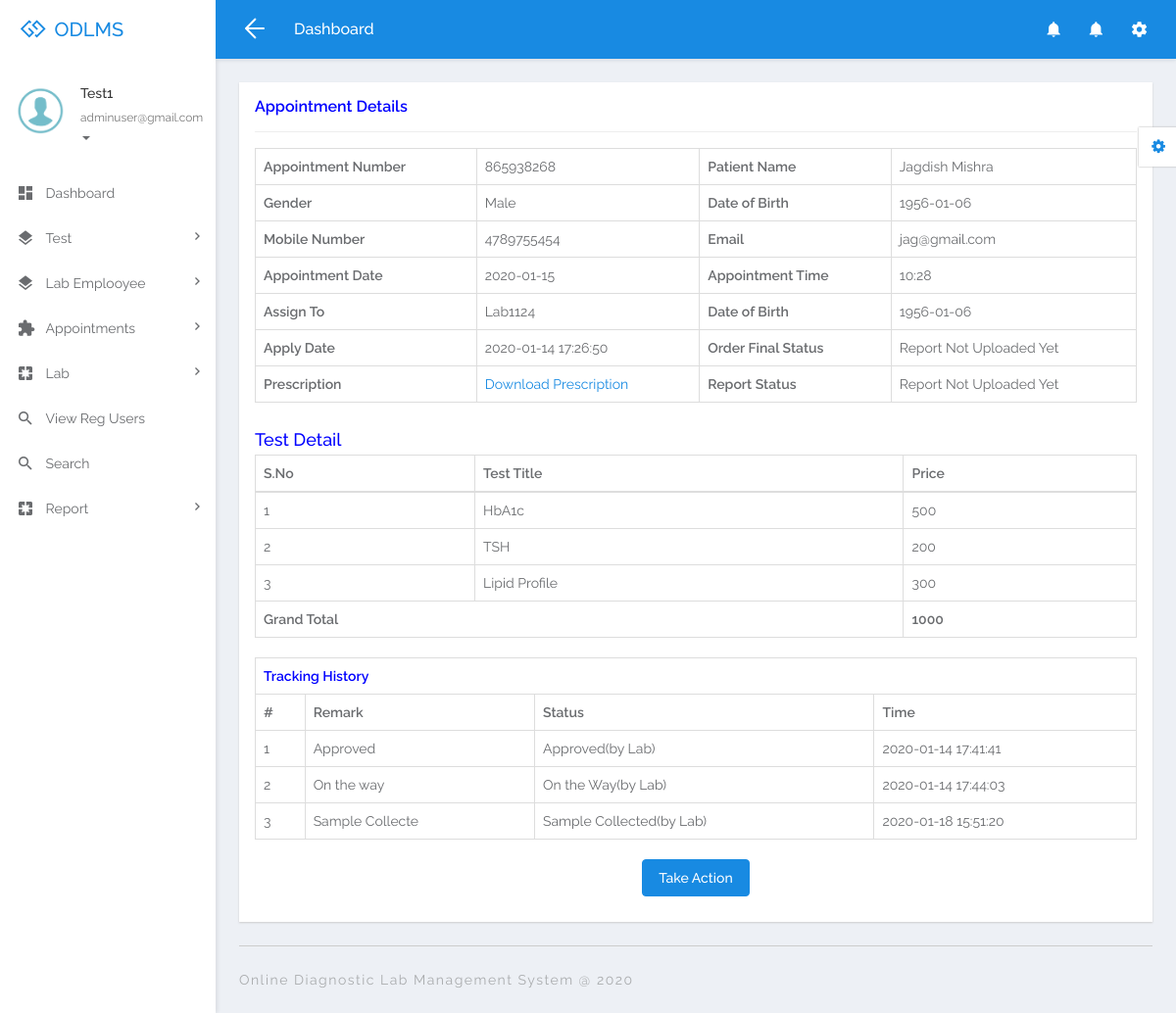
Page /odlms/admin/view-samplereceived-detail.php?editid=1&&aptid=865938268 (signed in) on the committed database.
### tables this page shows
CREATE TABLE `tblappointment` (
  `ID` int(10) NOT NULL,
  `UserID` int(10) NOT NULL,
  `AppointmentNumber` varchar(50) DEFAULT NULL,
  `PatientName` varchar(120) DEFAULT NULL,
  `Gender` varchar(50) DEFAULT NULL,
  `DOB` varchar(200) DEFAULT NULL,
  `MobileNumber` bigint(10) DEFAULT NULL,
  `Email` varchar(200) DEFAULT NULL,
  `AppointmentDate` varchar(200) DEFAULT NULL,
  `AppointmentTime` varchar(80) DEFAULT NULL,
  `Prescription` varchar(200) DEFAULT NULL,
  `PostDate` timestamp NULL DEFAULT current_timestamp(),
  `Status` varchar(50) DEFAULT NULL,
  `AssignTo` varchar(200) DEFAULT NULL,
  `Remark` varchar(100) DEFAULT NULL,
  `UpdationDate` timestamp NOT NULL DEFAULT current_timestamp(),
  `Report` varchar(200) DEFAULT NULL,
  `ReportUploadedDate` timestamp NULL DEFAULT NULL ON UPDATE current_timestamp()
);

CREATE TABLE `tbllabtest` (
  `ID` int(10) NOT NULL,
  `TestTitle` varchar(200) DEFAULT NULL,
  `TestDescription` mediumtext DEFAULT NULL,
  `TestInterpretation` mediumtext DEFAULT NULL,
  `Price` varchar(150) DEFAULT NULL,
  `UpdationDate` timestamp NULL DEFAULT current_timestamp()
);

CREATE TABLE `tbltracking` (
  `ID` int(10) NOT NULL,
  `AppointmentNumeber` varchar(50) DEFAULT NULL,
  `Remark` varchar(100) DEFAULT NULL,
  `Status` varchar(120) DEFAULT NULL,
  `OrderCanclledByUser` int(10) DEFAULT NULL,
  `UpdationDate` timestamp NULL DEFAULT current_timestamp() ON UPDATE current_timestamp()
);

### odlms/admin/view-samplereceived-detail.php (the view, shortened to what this page needs)
<?php
if (strlen($_SESSION['odlmsaid']==0)) {
  header('location:logout.php');
  } else{
  ?>
<!DOCTYPE html>
<html lang="en">
<head>
	<link rel="stylesheet" href="libs/bower/font-awesome/css/font-awesome.min.css">
	<link rel="stylesheet" href="libs/bower/material-design-iconic-font/dist/css/material-design-iconic-font.css">
	<link rel="stylesheet" href="libs/bower/animate.css/animate.min.css">
	<link rel="stylesheet" href="libs/bower/fullcalendar/dist/fullcalendar.min.css">
	<link rel="stylesheet" href="libs/bower/perfect-scrollbar/css/perfect-scrollbar.css">
	<link rel="stylesheet" href="assets/css/bootstrap.css">
	<link rel="stylesheet" href="assets/css/core.css">
	<link rel="stylesheet" href="assets/css/app.css">
</head>
<body class="menubar-left menubar-unfold menubar-light theme-primary">
<?php include_once('includes/header.php');?>
<?php include_once('includes/sidebar.php');?>
<main id="app-main" class="app-main">
  <div class="wrap">
	<section class="app-content">
		<div class="row">
			<div class="col-md-12">
				<div class="widget">
					<header class="widget-header">
						<h4 class="widget-title" style="color: blue">Appointment Details</h4>
					</header>
					<hr class="widget-separator">
					<div class="widget-body">
						<div class="table-responsive">
							<?php
                  $eid=$_GET['editid'];
$sql="SELECT * from tblappointment  where ID=:eid";
$query = $dbh -> prepare($sql);
$query-> bindParam(':eid', $eid, PDO::PARAM_STR);
$query->execute();
$results=$query->fetchAll(PDO::FETCH_OBJ);
$cnt=1;
if($query->rowCount() > 0)
{
foreach($results as $row)
{               ?>
							<table border="1" class="table table-bordered mg-b-0">
                                            <tr>
    <th>Appointment Number</th>
    <td><?php  echo $aptno=($row->AppointmentNumber);?></td>
    <th>Patient Name</th>
    <td><?php  echo $row->PatientName;?></td>
  </tr>
  <tr>
    <th>Gender</th>
    <td><?php  echo $row->Gender;?></td>
    <th>Date of Birth</th>
    <td><?php  echo $row->DOB;?></td>
  </tr>
  <tr>
    <th>Mobile Number</th>
    <td><?php  echo $row->MobileNumber;?></td>
    <th>Email</th>
    <td><?php  echo $row->Email;?></td>
  </tr>
   <tr>
    <th>Appointment Date</th>
    <td><?php  echo $row->AppointmentDate;?></td>
    <th>Appointment Time</th>
    <td><?php  echo $row->AppointmentTime;?></td>
  </tr>
   <tr>
    <th >Assign To</th>
    <?php if($row->AssignTo==""){ ?>
                     <td><?php echo "Not Updated Yet"; ?></td>
<?php } else { ?>                  <td><?php  echo htmlentities($row->AssignTo);?>
                  </td>
                  <?php } ?>
    <th>Date of Birth</th>
    <td><?php  echo $row->DOB;?></td>
  </tr>
  <tr>
    <th>Apply Date</th>
    <td><?php  echo $row->PostDate;?></td>
     <th>Order Final Status</th>
    <td colspan="4"> <?php  $status=$row->Status;
if($row->Status=="Delivered to Lab")
{
  echo "Report Not Uploaded Yet";
}
     ;?></td>
  </tr>
   <tr>
<th >Prescription</th>
    <td><a href="../user/images/<?php echo $row->Prescription;?>" target="_blank">Download Prescription</a></td>
<th >Report Status</th>
    <?php if($row->Status=="Report Uploaded"){ ?>
<td>
  <a href="images/<?php echo $row->Report;?>" target="_blank" width="200" height="150">Download Report</a>
</td>
<?php } else { ?>                  <td><?php  echo "Report Not Uploaded Yet";?>
                  </td>
                  <?php } ?>
  </tr>
<?php $cnt=$cnt+1;}} ?>
</table>
<br>
<h4 style="color: blue">Test Detail</h4>
<?php
   $aptid=$_GET['aptid'];
$sql="SELECT tbllabtest.TestTitle,tbllabtest.TestDescription,tbllabtest.TestInterpretation,tbllabtest.Price,tblappointment.UserID,tblappointment.AppointmentNumber,  tbltestrequest.AppointmentNumber, tbltestrequest.TestID from tblappointment join tbltestrequest on tblappointment.AppointmentNumber= tbltestrequest.AppointmentNumber join tbllabtest on tbllabtest.ID=tbltestrequest.TestID  where tbltestrequest.AppointmentNumber=:aptid";
$query = $dbh -> prepare($sql);
$query-> bindParam(':aptid', $aptid, PDO::PARAM_STR);
$query->execute();
$results=$query->fetchAll(PDO::FETCH_OBJ);
$cnt=1;
if($query->rowCount() > 0)
{
            ?>
							<table border="1" class="table table-bordered mg-b-0">
								<thead>
									<tr>
										<th>S.No</th>
										<th>Test Title</th>
										<th>Price</th>
									</tr>
								</thead>
								<?php
								foreach($results as $row)
{   ?>
                                            <tr>
    <td><?php echo htmlentities($cnt);?></td>
    <td><?php  echo $row->TestTitle;?></td>
    <td><?php  echo $tprice=$row->Price;?></td>
  </tr>
<?php
$grandtprice+=$tprice;
$cnt=$cnt+1;} ?>
<tr>
	<th colspan="2">Grand Total</th>
<th><?php echo $grandtprice; ?></th>
</tr>
</table>
<?php } ?>
<br>
<?php
$aptid=$_GET['aptid'];
   if($status!=""){
$ret="select tbltracking.OrderCanclledByUser,tbltracking.Remark,tbltracking.Status as astatus,tbltracking.UpdationDate from tbltracking where tbltracking.AppointmentNumeber =:aptid";
$query = $dbh -> prepare($ret);
$query-> bindParam(':aptid', $aptid, PDO::PARAM_STR);
$query->execute();
$results=$query->fetchAll(PDO::FETCH_OBJ);
$cnt=1;
 ?>
<table id="datatable" class="table table-bordered dt-responsive nowrap" style="border-collapse: collapse; border-spacing: 0; width: 100%;">
  <tr align="center">
   <th colspan="4" style="color: blue" >Tracking History</th>
  </tr>
  <tr>
    <th>#</th>
<th>Remark</th>
<th>Status</th>
<th>Time</th>
</tr>
<?php
foreach($results as $row)
{               ?>
<tr>
  <td><?php echo $cnt;?></td>
 <td><?php  echo $row->Remark;?></td>
  <td><?php  echo $row->astatus;
if($row->OrderCanclledByUser==1){
echo "("."by user".")";
} else {
echo "("."by Lab".")";
}
  ?></td>
   <td><?php  echo $row->UpdationDate;?></td>
</tr>
<?php $cnt=$cnt+1;} ?>
</table>
<?php  }
?>
<?php
if ($status=="Delivered to Lab"){
?>
<p align="center"  style="padding-top: 20px">
 <button class="btn btn-primary waves-effect waves-light w-lg" data-toggle="modal" data-target="#myModal">Take Action</button></p>
<?php } ?>
					</div>
				</div>
			</div>
		</div>
	</section>
</div>
  <?php include_once('includes/footer.php');?>
</main>
<?php include_once('includes/customizer.php');?>
</body>
</html>
<?php }  ?>

### odlms/admin/includes/sidebar.php (shortened to what this page needs)
<aside id="menubar" class="menubar light">
  <div class="app-user">
    <div class="media">
      <div class="media-left">
        <div class="avatar avatar-md avatar-circle">
          <a href="javascript:void(0)"><img class="img-responsive" src="assets/images/images.png" alt="avatar"/></a>
        </div>
      </div>
      <div class="media-body">
        <div class="foldable">
          <?php
$aid=$_SESSION['odlmsaid'];
$sql="SELECT AdminName,Email from  tbladmin where ID=:aid";
$query = $dbh -> prepare($sql);
$query->bindParam(':aid',$aid,PDO::PARAM_STR);
$query->execute();
$results=$query->fetchAll(PDO::FETCH_OBJ);
$cnt=1;
if($query->rowCount() > 0)
{
foreach($results as $row)
{               ?>
          <h5><a href="javascript:void(0)" class="username"><?php  echo $row->AdminName;?></a></h5><?php $cnt=$cnt+1;}} ?>
          <ul>
            <li class="dropdown">
              <a href="javascript:void(0)" class="dropdown-toggle usertitle" data-toggle="dropdown" aria-haspopup="true" aria-expanded="false">
                <small><?php  echo $row->Email;?></small>
                <span class="caret"></span>
              </a>
            </li>
          </ul>
        </div>
      </div>
    </div>
  </div>
  <div class="menubar-scroll">
    <div class="menubar-scroll-inner">
      <ul class="app-menu">
        <li class="has-submenu">
          <a href="dashboard.php">
            <i class="menu-icon zmdi zmdi-view-dashboard zmdi-hc-lg"></i>
            <span class="menu-text">Dashboard</span>
          </a>
        </li>
        <li class="has-submenu">
          <a href="javascript:void(0)" class="submenu-toggle">
            <i class="menu-icon zmdi zmdi-layers zmdi-hc-lg"></i>
            <span class="menu-text">Test</span>
            <i class="menu-caret zmdi zmdi-hc-sm zmdi-chevron-right"></i>
          </a>
        </li>
        <li class="has-submenu">
          <a href="javascript:void(0)" class="submenu-toggle">
            <i class="menu-icon zmdi zmdi-layers zmdi-hc-lg"></i>
            <span class="menu-text">Lab Emplooyee</span>
            <i class="menu-caret zmdi zmdi-hc-sm zmdi-chevron-right"></i>
          </a>
        </li>
        <li class="has-submenu">
          <a href="javascript:void(0)" class="submenu-toggle">
            <i class="menu-icon zmdi zmdi-puzzle-piece zmdi-hc-lg"></i>
            <span class="menu-text">Appointments</span>
            <i class="menu-caret zmdi zmdi-hc-sm zmdi-chevron-right"></i>
          </a>
        </li>
        <li class="has-submenu">
          <a href="javascript:void(0)" class="submenu-toggle">
            <i class="menu-icon zmdi zmdi-pages zmdi-hc-lg"></i>
            <span class="menu-text">Lab</span>
            <i class="menu-caret zmdi zmdi-hc-sm zmdi-chevron-right"></i>
          </a>
        </li>
<li>
          <a href="view-regusers.php">
            <i class="menu-icon zmdi zmdi-search zmdi-hc-lg"></i>
            <span class="menu-text">View Reg Users</span>
          </a>
        </li>
        <li>
          <a href="search.php">
            <i class="menu-icon zmdi zmdi-search zmdi-hc-lg"></i>
            <span class="menu-text">Search</span>
          </a>
        </li>
<li class="has-submenu">
          <a href="javascript:void(0)" class="submenu-toggle">
            <i class="menu-icon zmdi zmdi-pages zmdi-hc-lg"></i>
            <span class="menu-text">Report</span>
            <i class="menu-caret zmdi zmdi-hc-sm zmdi-chevron-right"></i>
          </a>
        </li>
      </ul>
    </div>
  </div>
</aside>

### rows in the picture
tblappointment: AppointmentNumber "865938268", PatientName "Jagdish Mishra", Gender "Male", DOB "1956-01-06", MobileNumber "4789755454", Email "jag@gmail.com", AppointmentDate "2020-01-15", AppointmentTime "10:28", AssignTo "Lab1124", PostDate "2020-01-14 17:26:50", shows "Report Not Uploaded Yet", tbllabtest.TestTitle "HbA1c", tbllabtest.Price "500", tbllabtest.TestTitle "TSH", tbllabtest.Price "200", tbllabtest.TestTitle "Lipid Profile", tbllabtest.Price "300"
tbltracking: Remark "Approved", Status "Approved", shows "by Lab", UpdationDate "2020-01-14 17:41:41"
tbltracking: Remark "On the way", Status "On the Way", shows "by Lab", UpdationDate "2020-01-14 17:44:03"
tbltracking: Remark "Sample Collecte", Status "Sample Collected", shows "by Lab", UpdationDate "2020-01-18 15:51:20"

### other values in the picture
$row->AdminName "Test1"
$row->Email "adminuser@gmail.com"
$grandtprice "1000"
